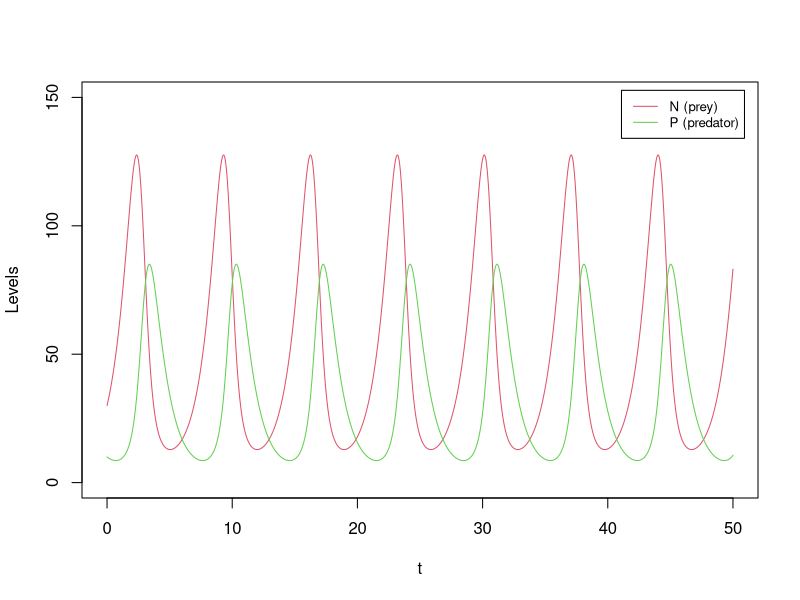
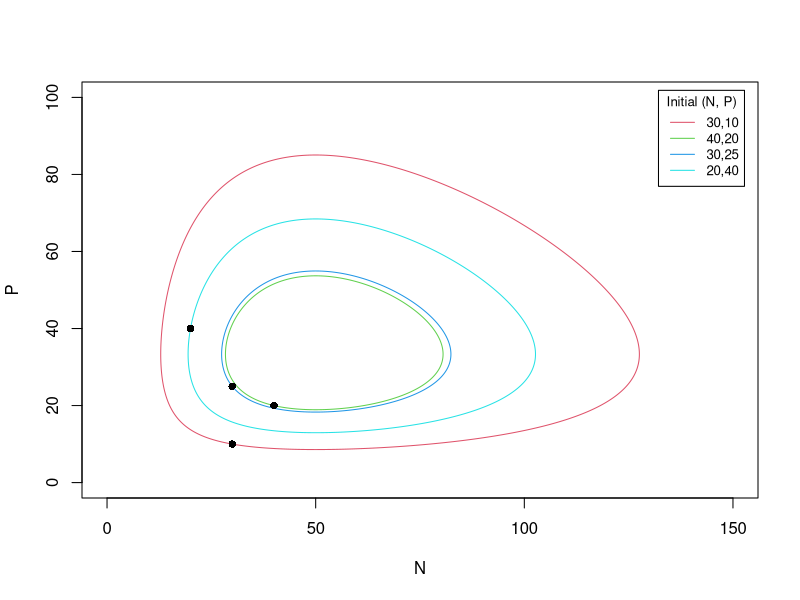
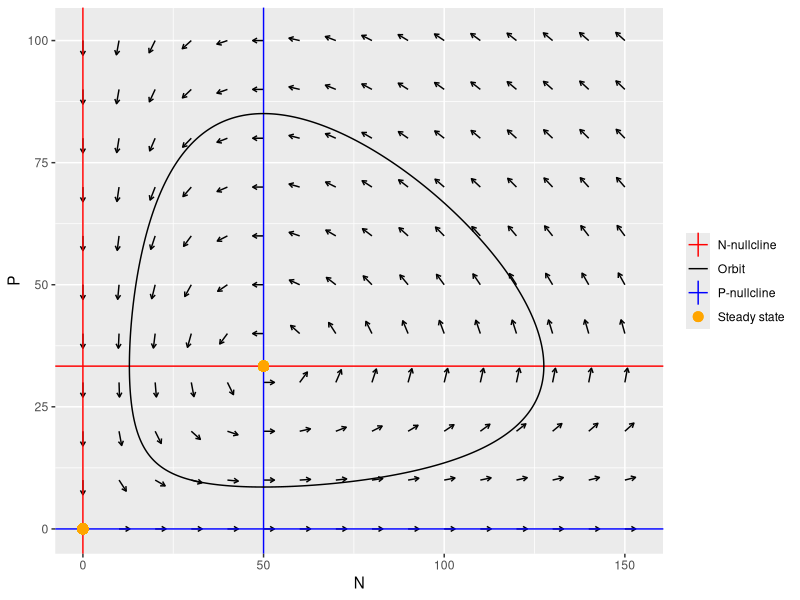
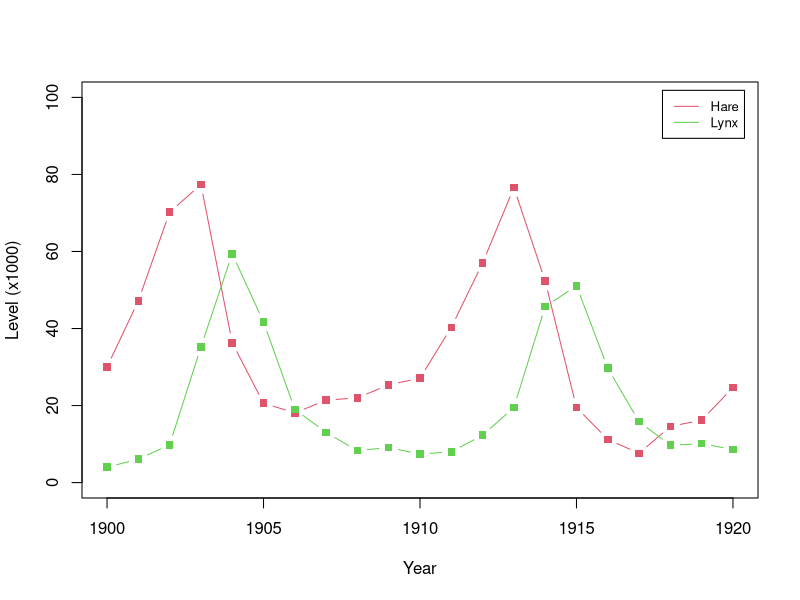
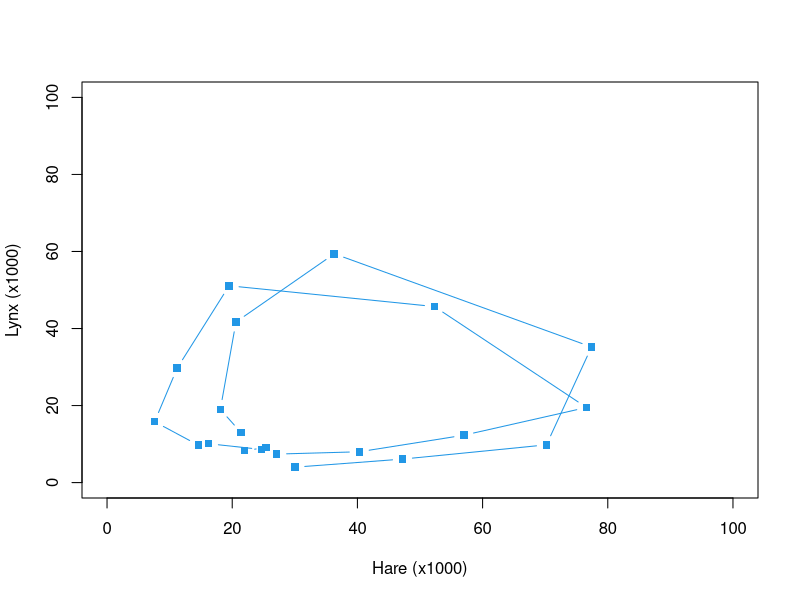
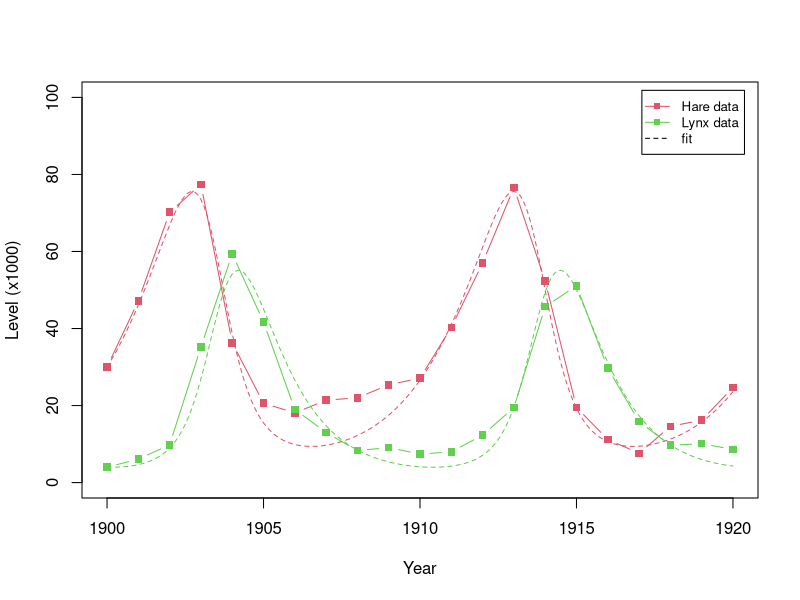
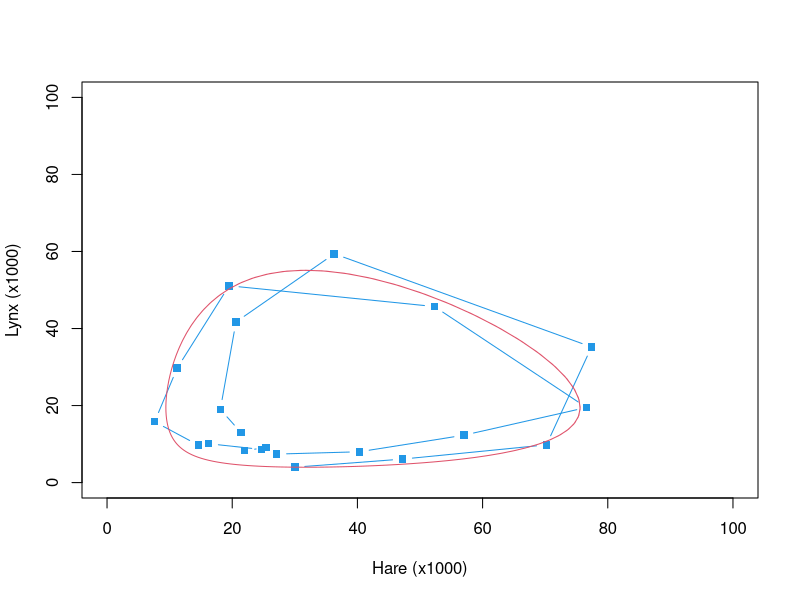
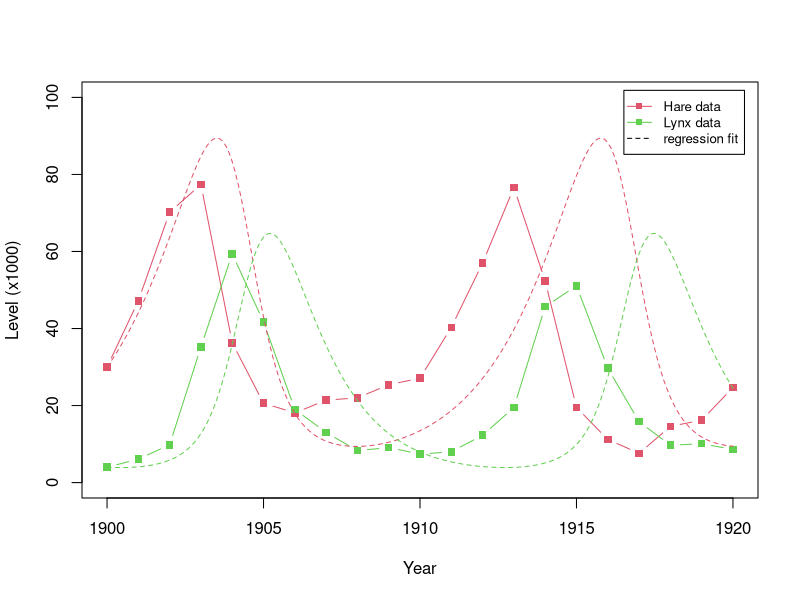

These figures' R source, in order:
## ---- chunk 1
derivs_LV <- function(t, Xs, a, b, c, d) {   # Lotka-Volterra: prey N, predator P
  N <- Xs[1]; P <- Xs[2]
  c(N * (a - b * P), P * (c * N - d))
}

# generic multi-variable RK4 (same as Part 3A)
RK4_generic <- function(derivs, X0, t.total, dt, ...) {
  t_all <- seq(0, t.total, by = dt); n_all <- length(t_all)
  X_all <- matrix(0, n_all, length(X0)); X_all[1, ] <- X0
  for (i in 1:(n_all - 1)) {
    t0 <- t_all[i]
    k1 <- dt * derivs(t0,          X_all[i, ],          ...)
    k2 <- dt * derivs(t0 + dt / 2, X_all[i, ] + k1 / 2, ...)
    k3 <- dt * derivs(t0 + dt / 2, X_all[i, ] + k2 / 2, ...)
    k4 <- dt * derivs(t0 + dt,     X_all[i, ] + k3,     ...)
    X_all[i + 1, ] <- X_all[i, ] + (k1 + 2 * k2 + 2 * k3 + k4) / 6
  }
  cbind(t_all, X_all)
}
## ---- chunk 2
a <- 1; b <- 0.03; c <- 0.02; d <- 1
res <- RK4_generic(derivs_LV, c(30, 10), 50, 0.01, a, b, c, d)   # coexistence
plot(res[, 1], res[, 2], type = "l", col = 2, xlab = "t", ylab = "Levels",
     xlim = c(0, 50), ylim = c(0, 150))
lines(res[, 1], res[, 3], col = 3)                              # predator lags prey
legend("topright", inset = 0.02, legend = c("N (prey)", "P (predator)"),
       col = 2:3, lty = 1, cex = 0.8)
## ---- chunk 3
# nested closed orbits from four initial conditions
ICs <- rbind(c(30, 10), c(40, 20), c(30, 25), c(20, 40))
plot(NULL, xlab = "N", ylab = "P", xlim = c(0, 150), ylim = c(0, 100))
for (i in seq_len(nrow(ICs))) {
  r <- RK4_generic(derivs_LV, ICs[i, ], 50, 0.01, a, b, c, d)
  lines(r[, 2], r[, 3], col = i + 1)
}
points(ICs[, 1], ICs[, 2], pch = 16)
legend("topright", inset = 0.02, title = "Initial (N, P)",
       legend = apply(ICs, 1, paste, collapse = ","), col = 2:5, lty = 1, cex = 0.8)
## ---- chunk 4
#| message: false
#| warning: false
library(ggplot2)
grid <- expand.grid(N = seq(0, 150, 10), P = seq(0, 100, 10))
vfu <- t(apply(grid, 1, function(Xs) {
  v <- derivs_LV(0, Xs, a, b, c, d); c(Xs, v / sqrt(sum(v^2)))
}))
vfu <- as.data.frame(vfu); colnames(vfu) <- c("N", "P", "dN", "dP")
p_field <- ggplot(vfu, aes(N, P)) +
  geom_segment(aes(xend = N + 3 * dN, yend = P + 3 * dP),
               arrow = arrow(length = unit(0.05, "in")))

orbit <- as.data.frame(RK4_generic(derivs_LV, c(30, 10), 50, 0.01, a, b, c, d))
colnames(orbit) <- c("t", "N", "P")
p_field +
  geom_vline(aes(xintercept = 0,   colour = "N-nullcline")) +
  geom_hline(aes(yintercept = a/b, colour = "N-nullcline")) +
  geom_hline(aes(yintercept = 0,   colour = "P-nullcline")) +
  geom_vline(aes(xintercept = d/c, colour = "P-nullcline")) +
  geom_point(aes(x = 0,   y = 0,   colour = "Steady state"), size = 3) +
  geom_point(aes(x = d/c, y = a/b, colour = "Steady state"), size = 3) +
  geom_path(data = orbit, aes(N, P, colour = "Orbit")) +
  scale_colour_manual(values = c("red", "black", "blue", "orange")) +
  labs(colour = NULL)
## ---- chunk 5
# numerical-Jacobian stability classifier (same as Part 3B)
stability_2D <- function(derivs, ss, ...) {
  delta <- 0.001
  f0  <- derivs(0, ss, ...)
  fdx <- derivs(0, ss + c(delta, 0), ...)
  fdy <- derivs(0, ss + c(0, delta), ...)
  jacobian <- matrix(c((fdx[1] - f0[1]) / delta, (fdx[2] - f0[2]) / delta,
                       (fdy[1] - f0[1]) / delta, (fdy[2] - f0[2]) / delta), 2)
  lambda <- eigen(jacobian)$values
  if (is.complex(lambda)) {
    if (Re(lambda[1]) < 0) 4 else 5
  } else if (lambda[1] < 0 && lambda[2] < 0) 1
  else if (lambda[1] >= 0 && lambda[2] >= 0) 2 else 3
}

ss_all <- rbind(c(0, 0), c(d / c, a / b))
ss_stab <- t(apply(ss_all, 1, function(ss) c(ss, stability_2D(derivs_LV, ss, a, b, c, d))))
colnames(ss_stab) <- c("N", "P", "Stability")
ss_stab   # 3 = saddle (X1); 5 = center reported as unstable spiral (X2)
## ---- chunk 6
# the lynx-hare data
lvdata <- data.frame(
  year = 1900:1920,
  hare = c(30, 47.2, 70.2, 77.4, 36.3, 20.6, 18.1, 21.4, 22, 25.4, 27.1,
           40.3, 57, 76.6, 52.3, 19.5, 11.2, 7.6, 14.6, 16.2, 24.7),
  lynx = c(4, 6.1, 9.8, 35.2, 59.4, 41.7, 19, 13, 8.3, 9.1, 7.4, 8, 12.3,
           19.5, 45.7, 51.1, 29.7, 15.8, 9.7, 10.1, 8.6))
knitr::kable(head(lvdata), col.names = c("Year", "Hare (x1000)", "Lynx (x1000)"))
## ---- chunk 7
# time courses: both populations cycle, with lynx trailing hare
plot(lvdata$year, lvdata$hare, type = "b", pch = 15, col = 2, xlab = "Year",
     ylab = "Level (x1000)", xlim = c(1900, 1920), ylim = c(0, 100))
lines(lvdata$year, lvdata$lynx, type = "b", pch = 15, col = 3)
legend("topright", inset = 0.02, legend = c("Hare", "Lynx"), col = 2:3, lty = 1, cex = 0.8)
## ---- chunk 8
#| fig-width: 5
#| fig-height: 5
# the same data as a trajectory in the (hare, lynx) phase plane
plot(lvdata$hare, lvdata$lynx, type = "b", pch = 15, col = 4,
     xlab = "Hare (x1000)", ylab = "Lynx (x1000)", xlim = c(0, 100), ylim = c(0, 100))
## ---- chunk 9
#| warning: false
# minimize the SSD between simulated and observed levels with nlm.
# a, b, c, d are forwarded to derivs_LV through RK4_generic's `...` ellipsis; pass them
# positionally, since a named `d=` would partial-match the derivs/dt formals and error out.
data_LV <- cbind(lvdata$hare, lvdata$lynx)
cal_error <- function(p, nsteps = 10) {
  sim <- RK4_generic(derivs_LV, data_LV[1, ], nrow(data_LV) - 1, 1 / nsteps,
                     p[1], p[2], p[3], p[4])
  sim <- sim[seq(1, nrow(sim), by = nsteps), 2:3]
  sum((data_LV - sim)^2)
}
p0 <- c(0.5, 0.02, 0.02, 0.5)                      # hand-picked initial guess
p_fit <- setNames(nlm(cal_error, p0)$estimate, c("a", "b", "c", "d"))
round(p_fit, 4)
## ---- chunk 10
#| fig-width: 5
#| fig-height: 5
# the fitted model against the data, in time and in the phase plane
sim <- RK4_generic(derivs_LV, data_LV[1, ], 20, 0.1, p_fit[1], p_fit[2], p_fit[3], p_fit[4])
plot(lvdata$year, lvdata$hare, type = "b", pch = 15, col = 2, xlab = "Year",
     ylab = "Level (x1000)", xlim = c(1900, 1920), ylim = c(0, 100))
lines(lvdata$year, lvdata$lynx, type = "b", pch = 15, col = 3)
lines(sim[, 1] + 1900, sim[, 2], col = 2, lty = 2)
lines(sim[, 1] + 1900, sim[, 3], col = 3, lty = 2)
legend("topright", inset = 0.02, legend = c("Hare data", "Lynx data", "fit"),
       col = c(2, 3, 1), lty = c(1, 1, 2), pch = c(15, 15, NA), cex = 0.8)

plot(lvdata$hare, lvdata$lynx, type = "b", pch = 15, col = 4, xlab = "Hare (x1000)",
     ylab = "Lynx (x1000)", xlim = c(0, 100), ylim = c(0, 100))
lines(sim[, 2], sim[, 3], col = 2)   # fitted trajectory in the phase plane
## ---- chunk 11
# centered finite differences make Eq (1) linear in the parameters; fit by lm (no intercept)
N <- lvdata$hare; P <- lvdata$lynx; tot <- length(N); mid <- 2:(tot - 1)
d_n <- data.frame(dNdt = (N[3:tot] - N[1:(tot - 2)]) / 2, n = N[mid], mnp = -N[mid] * P[mid])
d_p <- data.frame(dPdt = (P[3:tot] - P[1:(tot - 2)]) / 2, np = N[mid] * P[mid], mp = -P[mid])
p_lr <- c(coef(lm(dNdt ~ 0 + n + mnp, d_n)), coef(lm(dPdt ~ 0 + np + mp, d_p)))
names(p_lr) <- c("a", "b", "c", "d")
round(p_lr, 4)          # a good starting guess, though imperfect on its own ...
cal_error(p_lr)         # ... its raw SSD is larger than the minimized fit of 3D.6
## ---- chunk 12
#| fig-width: 5
#| fig-height: 5
# the regression fit against the data, in time and in the phase plane
sim <- RK4_generic(derivs_LV, data_LV[1, ], 20, 0.1, p_lr[1], p_lr[2], p_lr[3], p_lr[4])
plot(lvdata$year, lvdata$hare, type = "b", pch = 15, col = 2, xlab = "Year",
     ylab = "Level (x1000)", xlim = c(1900, 1920), ylim = c(0, 100))
lines(lvdata$year, lvdata$lynx, type = "b", pch = 15, col = 3)
lines(sim[, 1] + 1900, sim[, 2], col = 2, lty = 2)
lines(sim[, 1] + 1900, sim[, 3], col = 3, lty = 2)
legend("topright", inset = 0.02, legend = c("Hare data", "Lynx data", "regression fit"),
       col = c(2, 3, 1), lty = c(1, 1, 2), pch = c(15, 15, NA), cex = 0.8)

plot(lvdata$hare, lvdata$lynx, type = "b", pch = 15, col = 4, xlab = "Hare (x1000)",
     ylab = "Lynx (x1000)", xlim = c(0, 100), ylim = c(0, 100))
lines(sim[, 2], sim[, 3], col = 2)   # regression trajectory in the phase plane
